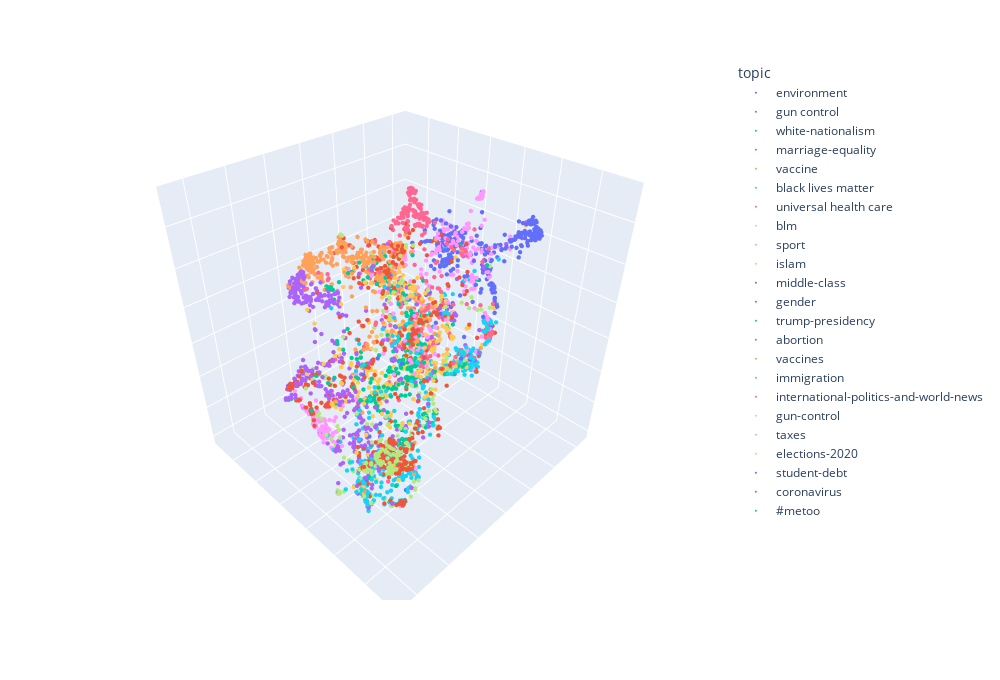

Source (notebook cell):
### Markdown cell above
#### Topic distribution across embedding space

### Code cell
fig = plot_embeddings_3d(df, 'topic')
fig.show()
